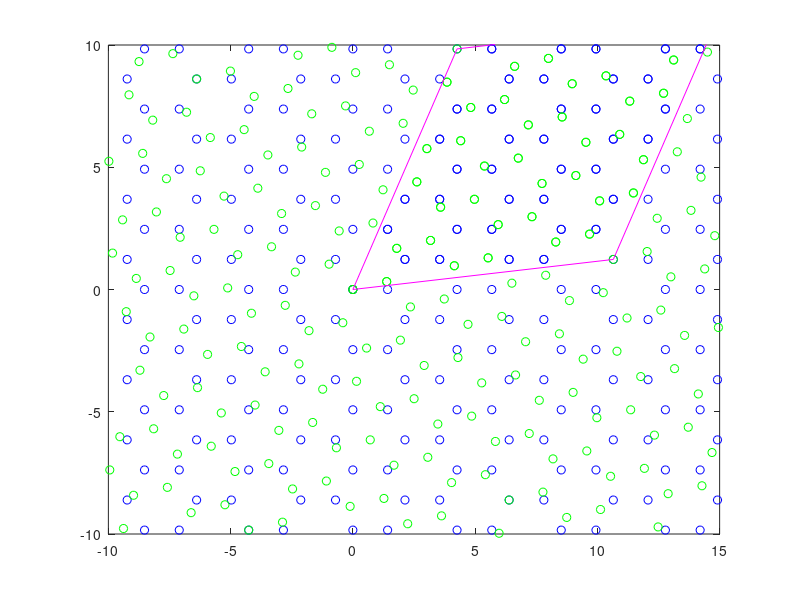

Write the MATLAB code that produced this figure.
a0 = 2.46; # lattice constant in angstrom
a1 = [sqrt(3)/2 -1/2]*a0;
a2 = [sqrt(3)/2 +1/2]*a0;
aNN = a0/sqrt(3);
Nmax = 10;
tol = 10^-10;

%# rotation integers;
nr = 2;
mr = 3;

theta = acos( (nr^2 + 4*nr*mr + mr^2)/2/(nr^2 + nr*mr + mr^2));
printf("for n=%d and m=%d, theta = %f degrees \n",nr,mr,theta*360/(2*pi));

matr = [cos(theta) sin(theta); -sin(theta) cos(theta)]; # note that this was transposed (compared to wikipedia) because it acts on ROW vectors

%# unit cell vectors
t1 = nr*a1 + mr*a2;
t2 = -mr*a1 + (nr+mr)*a2;
T = [t1; t2];

N = 4*(nr^2 + mr^2 + nr*mr);
printf("number of atoms in supercell Nat = %d \n",N);

%# find unit cells with origin in supercell
Cs = [];
Cr = [];
for nc = -Nmax : Nmax;
  for mc = -Nmax : Nmax;

    R1 = nc*a1 + mc*a2;
    tau = R1 * inv(T);

    if( tau(1) < (1-tol) && tau(1) >= -tol && tau(2) < (1-tol) && tau(2) >= -tol);
      Cs = [Cs; R1];
    endif

    R2 = R1 + [aNN 0];
    tau = R2 * inv(T);
    
    if( tau(1) < (1-tol) && tau(1) >= -tol && tau(2) < (1-tol) && tau(2) >= -tol);
      Cs = [Cs; R2];
    endif

    R1r = R1 * matr;
    tau = R1r * inv(T);

    if( tau(1) < (1-tol) && tau(1) >= -tol && tau(2) < (1-tol) && tau(2) >= -tol);
      Cr = [Cr; R1r];
    endif

    R2r = R2 * matr;
    tau = R2r * inv(T);
    
    if( tau(1) < (1-tol) && tau(1) >= -tol && tau(2) < (1-tol) && tau(2) >= -tol);
      Cr = [Cr; R2r];
    endif
    
  endfor;
endfor;

C1s = [];
C2s = [];  
for nx = -Nmax : Nmax ;
  for ny = -Nmax: Nmax ;
    pos1 = nx*a1 + ny*a2;
    pos2 = pos1 + [aNN 0];
    C1s = [C1s; pos1; pos2];
    C2s = [C2s; pos1*matr; pos2*matr];
  endfor;
endfor;

plot(C1s(:,1),C1s(:,2),'bo',Cs(:,1),Cs(:,2),'bo',C2s(:,1),C2s(:,2),'go',Cr(:,1),Cr(:,2),'go',[0 t1(1)],[0 t1(2)],'m-',[0 t2(1)],[0 t2(2)],'m-',[t1(1) t1(1)+t2(1)],[t1(2) t1(2)+t2(2)],'m-',[t2(1) t1(1)+t2(1)],[t2(2) t1(2)+t2(2)],'m-');axis("equal");axis([-10 15 -10 10])
#plot(C1s(:,1),C1s(:,2),'bo',C2s(:,1),C2s(:,2),'ro');axis([30 70 -20 20]);axis("equal");

fid = fopen("positions.dat","w")
fprintf(fid,"%d \n",size(Cs)(1)+size(Cr)(1));

fprintf(fid,"%20.12f %20.12f   0.000000 \n",t1(1),t1(2));
fprintf(fid,"%20.12f %20.12f   0.000000 \n",t2(1),t2(2));
fprintf(fid,"%20.12f %20.12f  20.000000 \n",0.0, 0.0);

for ii = 1:size(Cs)(1);
  fprintf(fid,"C %20.12f %20.12f  1.0000000 \n",Cs(ii,1),Cs(ii,2));
endfor;

for ii = 1:size(Cr)(1);
  fprintf(fid,"C %20.12f %20.12f  4.3500000 \n",Cr(ii,1),Cr(ii,2));
endfor;

fclose(fid);

save output t1 t2 Cs Cr
